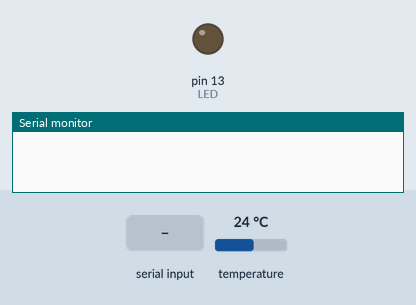
The sketch below on a simulated Arduino Uno, built for the host (arithmetic inside an expression is 32-bit, double 64-bit). On the bench: output pins drawn as LEDs (lit = HIGH), the last lines printed to the serial monitor. The test bench sets the inputs (shaded band); at power-on: temperature 24 °C. At 5.5 s the program stops and its outputs stay as they are.

Above: at 1.2 s.
1.3 s: "U" received over Serial
At 2.92 s:
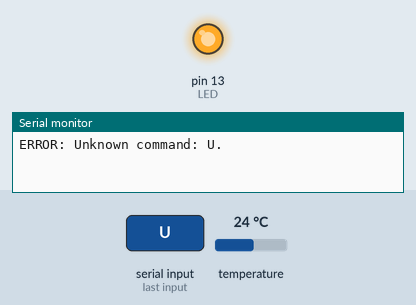
At 4.3 s:
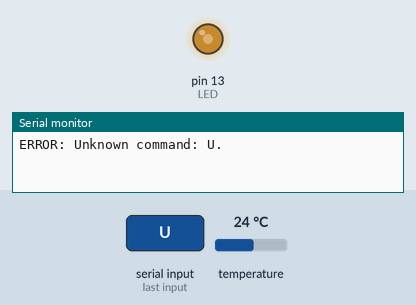
Timing chart, 0 to 5.8 s (numbered marks = the images above; inputs shaded):
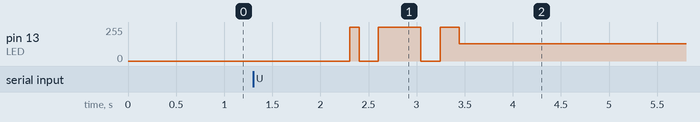

The sketch:

firmware.ino
```cpp
#include<avr/wdt.h>
#include <OneWire.h>
#include <timer.h>
#include "config.h"

enum ledStates { longOff, firstShortOn, shortOff, secondShortOn };

OneWire  ds(ONEWIREPIN);
auto timer = timer_create_default();

byte data[9];
byte type_s;
float temperature;
bool inProgress = false;
unsigned long lastMeasureTime = 0;
int ledState = longOff;

void setup(void) {
  wdt_disable();
  pinMode(LED, OUTPUT);
  Serial.begin(57600);
  detectSensor();
  timer.every(LED_LONG_DELAY, toggle_led);
}

void loop(void) {
  unsigned long now = millis();
  if (!inProgress && ((lastMeasureTime == 0) || (now - lastMeasureTime) >= MEASURE_DELAY)) {
    continuousMeasurement();
  }
  if (gotReadTempCommand()) {
    Serial.println(temperature);
  }

  timer.tick();
}

bool continuousMeasurement() {
  inProgress = true;
  startConvertT();
  timer.in(WAIT_FOR_TEMPERATURE, [](void*) -> bool {
    readTemp();
    if (isCRCValid(data, 8)) {
      float temp = convertTemp();
      if (temp == 85) {
        Serial.println(ERROR_PREFIX + "Something went wrong, got 85");
      } else {
        temperature = temp;
      }
    } else {
      Serial.println(ERROR_PREFIX + "Temperature's CRC is invalid.");
    }
    lastMeasureTime = millis();
    inProgress = false;
    return false;
  });

  return false;
}

bool gotReadTempCommand(void) {
  while (Serial.available() > 0) {
    String received = Serial.readString();
    if (received.equals(READTEMP_CMD)) {
      return true;
    } else {
      Serial.println(ERROR_PREFIX + "Unknown command: " + received + ".");
      return false;
    }
  }
  return false;
}

void readTemp(void) {
  byte i;
  ds.reset();
  ds.skip();
  ds.write(0xBE);
  for ( i = 0; i < 9; i++) {
    data[i] = ds.read();
  }
}

void startConvertT(void) {
  ds.reset();
  ds.skip();
  ds.write(0x44, 1);
}

float convertTemp(void) {
  int16_t raw = (data[1] << 8) | data[0];
  if (type_s) {
    raw = raw << 3;
    if (data[7] == 0x10) {
      raw = (raw & 0xFFF0) + 12 - data[6];
    }
  } else {
    byte cfg = (data[4] & 0x60);
    if (cfg == 0x00) raw = raw & ~7;
    else if (cfg == 0x20) raw = raw & ~3;
    else if (cfg == 0x40) raw = raw & ~1;
  }
  return (float)raw / 16.0;
}

void detectSensor(void) {
  byte addr[8];
  if (!ds.search(addr)) {
    Serial.println(ERROR_PREFIX + "No sensor detected.");
    delay(1000);
    reset();
  }

  if (!isCRCValid(addr, 7)) {
    Serial.println(ERROR_PREFIX + "Sensor address's CRC is invalid");
    halt();
  }

  switch (addr[0]) {
    case 0x10:
      type_s = 1;
      break;
    case 0x28:
    case 0x22:
      type_s = 0;
      break;
    default:
      Serial.println(ERROR_PREFIX + "Device is not a DS18x20 family device.");
      halt();
  }
}

bool isCRCValid(byte data[9], byte index) {
  if (OneWire::crc8(data, index) != data[index]) {
      return false;
  }
  return true;
}

bool toggle_led(void) {
  ledState++;
  if (ledState > secondShortOn) ledState = longOff;
  switch (ledState) {
    case longOff:
      digitalWrite(LED, 0);
      timer.every(LED_LONG_DELAY, toggle_led);
      break;
    case firstShortOn:
      digitalWrite(LED, 1);
      timer.every(LED_SHORT_DELAY, toggle_led);
      break;
    case shortOff:
      digitalWrite(LED, 0);
      timer.every(LED_SHORT_DELAY, toggle_led);
      break;
    case secondShortOn:
      digitalWrite(LED, 1);
      timer.every(LED_SHORT_DELAY, toggle_led);
      break;
  }
  return false;
}

void halt(void) {
  Serial.println("HALTED");
  while(1);
}

void reset(void) {
  wdt_enable(WDTO_15MS);
  while(1);
}
```

config.h
```cpp
#define LED 13
#define ONEWIREPIN 2
#define WAIT_FOR_TEMPERATURE 750
#define MEASURE_DELAY 8000
#define LED_SHORT_DELAY 100
#define LED_LONG_DELAY 2000
#define ERROR_PREFIX String("ERROR: ")
#define READTEMP_CMD "READTEMP\n"
```
